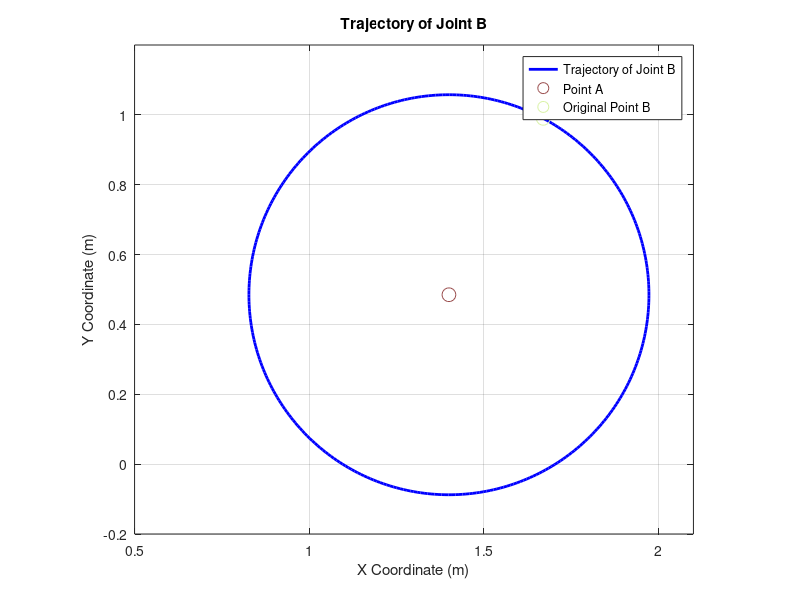

The MATLAB script that drew this image:
clear;
clc;
close all;

%% Initial joint coordinates
A = [ 1.400, 0.485, 0];
B = [ 1.670, 0.990, 0];
C = [ 0.255, 1.035, 0];
D = [ 0.285, 0.055, 0];
E = [ 0.195, 2.540, 0];
F = [-0.980, 2.570, 0];
G = [ 0.050, 0.200, 0];

B_original = B;

%% Constant link lengths
AB = norm(B - A);
BC = norm(C - B);
CD = norm(C - D);
DE = norm(E - D);
EF = norm(F - E);
FG = norm(F - G);

%% Initial angle of link AB
initialAngle = atan2(B(2) - A(2), B(1) - A(1));

if initialAngle < 0
    initialAngle = initialAngle + 2*pi;
end

%% Preallocate trajectory arrays
numberOfSteps = 360;

B_joint_x = zeros(1, numberOfSteps + 1);
B_joint_y = zeros(1, numberOfSteps + 1);

%% Store the initial position of B
B_joint_x(1) = B(1);
B_joint_y(1) = B(2);

%% Compute the trajectory of B
for theta = 1:numberOfSteps
    currentAngle = initialAngle + deg2rad(theta);

    B_new = [A(1) + AB*cos(currentAngle), A(2) + AB*sin(currentAngle), 0];

    index = theta + 1;

    B_joint_x(index) = B_new(1);
    B_joint_y(index) = B_new(2);
end

%% Plot the trajectory of B
figure();

hB = plot(B_joint_x, B_joint_y, 'b-', 'LineWidth', 2);

hold on;

hA = plot(A(1), A(2), 'o', 'LineStyle', 'none', 'MarkerSize', 10, ...
    'MarkerEdgeColor', [0.60, 0.30, 0.30]);

hB_original = plot(B_original(1), B_original(2), 'o', 'LineStyle', 'none', ...
    'MarkerSize', 10, 'MarkerEdgeColor', [0.85, 0.95, 0.65]);

title('Trajectory of Joint B');
xlabel('X Coordinate (m)');
ylabel('Y Coordinate (m)');

legend([hB, hA, hB_original], {'Trajectory of Joint B', 'Point A', ...
    'Original Point B'}, 'Location', 'northeast');

xlim([0.5, 2.1]);
ylim([-0.2, 1.2]);

axis equal;
grid on;
box on;
hold off;
